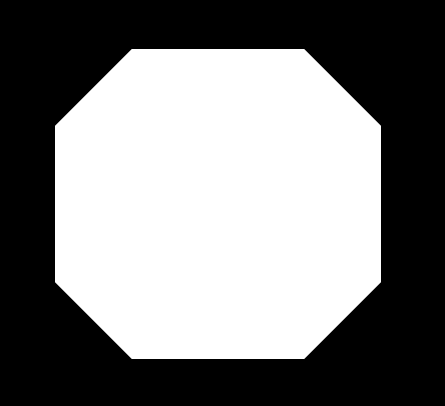
#> input picture Exercises/Week_4_Edges/4_1_edges_first_order/Python/Achteck.png, 445 x 406 px
$ python 4_1_Demo.py
#> lines starting #> are read from the running program, lines starting #| are printed output that depends on the picture; after the words box and inside, x2 and y2 are one past the last pixel; in counts of white or black regions, pixels touching at a corner belong together
import matplotlib.pyplot as plt
import numpy as np
from scipy.signal import correlate2d

image = plt.imread("Achteck.png")
#> image is the input picture: shape (406, 445) float32; min 0, max 1, mean 0.494

image = (image - image.min()) / image.max()


x_filter_mask = np.array(
    [
        [-1, 0, 1],
        [-1, 0, 1],
        [-1, 0, 1],
    ]
)

y_filter_mask = np.array(
    [
        [-1, -1, -1],
        [0, 0, 0],
        [1, 1, 1],
    ]
)


# =============================================================================
# Mittelwertfilter
# =============================================================================
mean_filter = np.ones(shape=[3, 3]) / 9
smoothed_image = correlate2d(image, mean_filter, mode="same")


x_edges = correlate2d(image, x_filter_mask, mode="same")
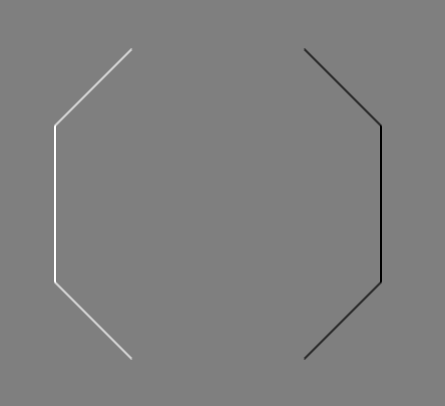
#> x_edges: shape (406, 445) float64; min -3, max 3, mean 0; drawn with min black and max white
y_edges = correlate2d(image, y_filter_mask, mode="same")

gradient_magnitude = np.sqrt(x_edges**2 + y_edges**2)
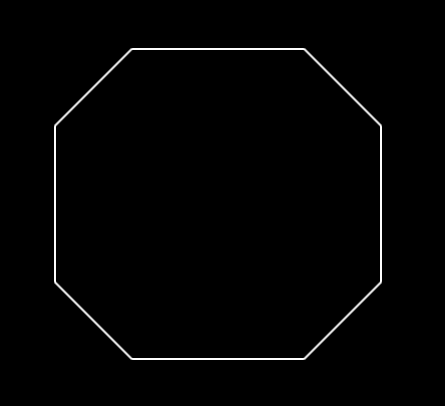
#> gradient_magnitude: shape (406, 445) float64; min 0, max 3.02, mean 0.0362; drawn with min black and max white

binary_gradient_magnitude = gradient_magnitude > 1
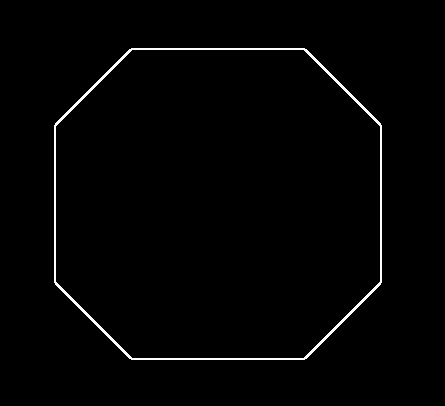
#> binary_gradient_magnitude: shape (406, 445) bool; 1.4% white in thin lines or dots, all inside (x1, y1, x2, y2) = (54, 48, 382, 360)

gradient_orientation = np.arctan2(y_edges, x_edges) * (180 / 3.1415926)
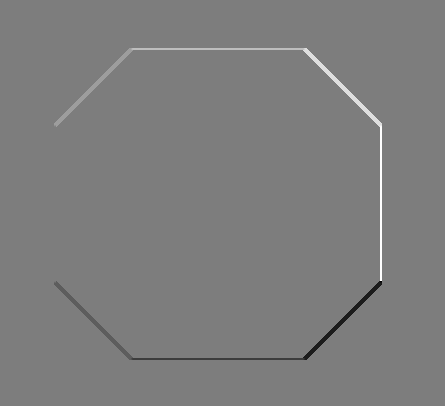
#> gradient_orientation: shape (406, 445) float64; min -174.2, max 180, mean 0.3; drawn with min black and max white


plt.figure()
plt.imshow(image, cmap="gray")

plt.figure()
plt.imshow(x_edges, cmap="gray")

plt.figure()
plt.imshow(y_edges, cmap="gray")

plt.figure()
plt.imshow(gradient_magnitude, cmap="gray")

plt.figure()
plt.imshow(binary_gradient_magnitude, cmap="gray")

plt.figure()
plt.imshow(gradient_orientation, cmap="Spectral")

plt.show()
